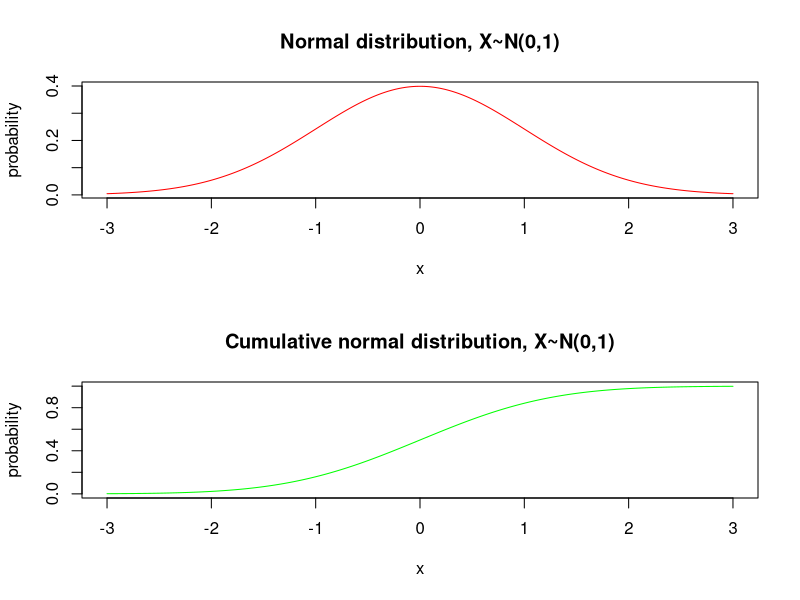

This figure's R source:
par(mfrow=c(2, 1))

#Normal distribution, X~N(0,1)
x <- seq(-3, 3, length=500)
probability <- dnorm(x, mean=0, sd=1)
plot(x, probability, type='l', col="red", 
     main="Normal distribution, X~N(0,1)")

#Cumulative normal distribution, X~N(0,1)
probability <- pnorm(x, mean=0, sd=1)
plot(x, probability, type='l', col="green", 
     main="Cumulative normal distribution, X~N(0,1)")
